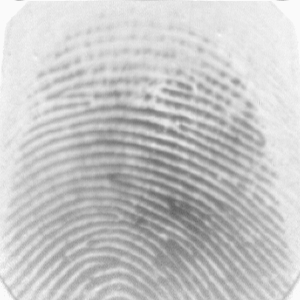
#> input picture data/fvc2002_db1_b/101_4.tif, 300 x 300 px
$ python -i preprocessing.py   (imports and definitions only)   (older library calls are emulated)
#> lines starting #> are read from the running program, lines starting #| are printed output that depends on the picture; after the words box and inside, x2 and y2 are one past the last pixel; in counts of white or black regions, pixels touching at a corner belong together
"""
Secure Fingerprint Authentication System
Module: core/preprocessing.py
Author: Antigravity AI
Description:
    Implements standard biometric preprocessing according to Hong, Wan, and Jain (1998):
    1. Contrast Normalization
    2. ROI Foreground Segmentation
    3. Ridge Orientation Field Estimation
    4. Gabor Filter Bank Construction and Ridge Enhancement
    5. Adaptive Binarization
    6. Morphological Thinning / Skeletonization
"""

import cv2
import numpy as np
from typing import Tuple, List, Dict, Any


def normalize_image(image: np.ndarray, target_mean: float = 128.0, target_var: float = 2500.0) -> np.ndarray:
    """
    Standardizes the dynamic range and contrast of the input fingerprint image.
    I'(x, y) = M0 + sqrt((V0 * (I(x, y) - M)^2) / V) if I(x, y) > M else M0 - ...
    """
    if len(image.shape) == 3:
        image = cv2.cvtColor(image, cv2.COLOR_BGR2GRAY)

    img_f = image.astype(np.float32)
    m = float(np.mean(img_f))
    v = float(np.var(img_f)) + 1e-6
    std = np.sqrt(v)
    target_std = np.sqrt(target_var)

    normalized = np.where(
        img_f > m,
        target_mean + np.sqrt(target_var * ((img_f - m) ** 2) / v),
        target_mean - np.sqrt(target_var * ((img_f - m) ** 2) / v)
    )
    return np.clip(normalized, 0, 255).astype(np.uint8)


def segment_roi(image: np.ndarray, block_size: int = 16, threshold_ratio: float = 0.1) -> Tuple[np.ndarray, Tuple[int, int]]:
    """
    Segments the fingerprint ridge foreground from background using local variance
    and morphological operations. Returns binary mask (0 or 255) and center of mass (cx, cy).
    """
    h, w = image.shape
    blurred = cv2.GaussianBlur(image, (7, 7), 0)
    _, thresh = cv2.threshold(blurred, 0, 255, cv2.THRESH_BINARY_INV + cv2.THRESH_OTSU)

    kernel = cv2.getStructuringElement(cv2.MORPH_ELLIPSE, (15, 15))
    mask = cv2.morphologyEx(thresh, cv2.MORPH_CLOSE, kernel)
    mask = cv2.morphologyEx(mask, cv2.MORPH_OPEN, cv2.getStructuringElement(cv2.MORPH_ELLIPSE, (7, 7)))

    M = cv2.moments(mask)
    if M['m00'] > 0:
        cx = int(M['m10'] / M['m00'])
        cy = int(M['m01'] / M['m00'])
    else:
        cx, cy = w // 2, h // 2

    return mask, (cx, cy)


def estimate_orientation_field(image: np.ndarray, block_size: int = 16) -> np.ndarray:
    """
    Estimates the dominant ridge orientation field using Rao's gradient method
    with continuous vector field Gaussian smoothing.
    """
    gx = cv2.Sobel(image.astype(np.float32), cv2.CV_32F, 1, 0, ksize=3)
    gy = cv2.Sobel(image.astype(np.float32), cv2.CV_32F, 0, 1, ksize=3)

    vx = 2.0 * gx * gy
    vy = (gx ** 2) - (gy ** 2)

    ksize = block_size * 2 + 1
    vx = cv2.GaussianBlur(vx, (ksize, ksize), 0)
    vy = cv2.GaussianBlur(vy, (ksize, ksize), 0)

    theta = 0.5 * np.arctan2(vx, vy)
    return theta


def build_gabor_filter_bank(
    num_orientations: int = 8,
    frequency: float = 0.10,
    ksize: int = 21,
    sigma: float = 4.0,
    gamma: float = 0.5
) -> List[np.ndarray]:
    """
    Constructs a bank of 2D Gabor filters across evenly spaced orientations in [0, pi).
    Each filter has zero DC bias to prevent uniform lighting shifts.
    """
    filters = []
    lambd = 1.0 / frequency
    for i in range(num_orientations):
        theta = i * np.pi / num_orientations
        kernel = cv2.getGaborKernel((ksize, ksize), sigma, theta, lambd, gamma, 0, ktype=cv2.CV_32F)
        kernel -= kernel.mean()  # Zero DC component
        filters.append(kernel)
    return filters


def filter_with_gabor_bank(image: np.ndarray, filters: List[np.ndarray]) -> List[np.ndarray]:
    """
    Convolves the normalized image with all filters in the Gabor filter bank.
    """
    img_f = image.astype(np.float32)
    return [cv2.filter2D(img_f, cv2.CV_32F, k) for k in filters]


def binarize_image(image: np.ndarray) -> np.ndarray:
    """
    Binarizes fingerprint image using Gaussian adaptive thresholding.
    Output: 255 for ridges, 0 for valleys.
    """
    blurred = cv2.GaussianBlur(image, (5, 5), 0)
    bin_img = cv2.adaptiveThreshold(
        blurred, 255, cv2.ADAPTIVE_THRESH_GAUSSIAN_C, cv2.THRESH_BINARY_INV, 15, 3
    )
    # Morphological closing to seal minute breaks along ridges
    kernel = cv2.getStructuringElement(cv2.MORPH_CROSS, (3, 3))
    bin_img = cv2.morphologyEx(bin_img, cv2.MORPH_CLOSE, kernel)
    return bin_img


def thin_skeleton(binary_image: np.ndarray) -> np.ndarray:
    """
    Morphological skeletonization producing a 1-pixel wide connected skeleton.
    Input: Binary image (0 or 255).
    Output: Skeleton image (0 or 255).
    """
    img = binary_image.copy()
    skel = np.zeros(img.shape, dtype=np.uint8)
    element = cv2.getStructuringElement(cv2.MORPH_CROSS, (3, 3))

    size = np.size(img)
    done = False
    while not done:
        eroded = cv2.erode(img, element)
        temp = cv2.dilate(eroded, element)
        temp = cv2.subtract(img, temp)
        skel = cv2.bitwise_or(skel, temp)
        img = eroded.copy()

        zeros = size - cv2.countNonZero(img)
        if zeros == size:
            done = True

    return skel


def preprocess_pipeline(image: np.ndarray) -> Dict[str, Any]:
    """
    Executes the complete preprocessing pipeline on a raw fingerprint image.
    Returns:
        Dict containing:
            'normalized': contrast-normalized image
            'mask': foreground ROI mask
            'center': ROI center coordinates (cx, cy)
            'orientation': orientation field theta
            'binarized': binarized ridge image
            'skeleton': 1-pixel thinned skeleton
            'gabor_filtered': list of Gabor filter responses
    """
    if len(image.shape) == 3:
        image = cv2.cvtColor(image, cv2.COLOR_BGR2GRAY)

    normalized = normalize_image(image)
    mask, center = segment_roi(normalized)
    orientation = estimate_orientation_field(normalized)
    binarized = binarize_image(normalized)
    skeleton = thin_skeleton(binarized)

    filters = build_gabor_filter_bank(num_orientations=8)
    gabor_filtered = filter_with_gabor_bank(normalized, filters)

    return {
        'normalized': normalized,
        'mask': mask,
        'center': center,
        'orientation': orientation,
        'binarized': binarized,
        'skeleton': skeleton,
        'gabor_filtered': gabor_filtered,
        'filters': filters
    }

>>> import cv2
>>> picture = cv2.imread('../data/fvc2002_db1_b/101_4.tif')
#> picture is the input picture: shape (300, 300, 3); min 100, max 250, mean 198.3
>>> result = preprocess_pipeline(picture)
#> in normalize_image, `m = float(np.mean(img_f))`: m = 198.3
#> in normalize_image, `v = float(np.var(img_f)) + 1e-6`: v = 934.2
#> in normalize_image, `std = np.sqrt(v)`: std = 30.57
#> in segment_roi, `_, thresh = cv2.threshold(blurred, 0, 255, cv2.THRESH_BINARY_INV + cv2..`:
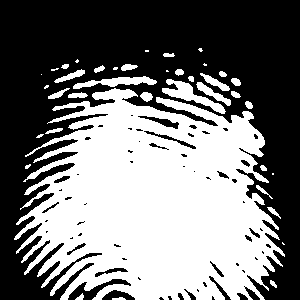
#> thresh: shape (300, 300); 46.5% white; 39 white regions (13 under 20 px), largest, box (x1, y1, x2, y2) and area: (14, 88, 285, 300) 38933, (162, 79, 226, 114) 663, (73, 76, 157, 89) 508
#> in segment_roi, `mask = cv2.morphologyEx(thresh, cv2.MORPH_CLOSE, kernel)`: mask: shape (300, 300); 59.4% white; 1 black region, box (x1, y1, x2, y2) and area: (0, 0, 300, 300) 36567
#> in segment_roi, `mask = cv2.morphologyEx(mask, cv2.MORPH_OPEN, cv2.getStructuringElemen..`:
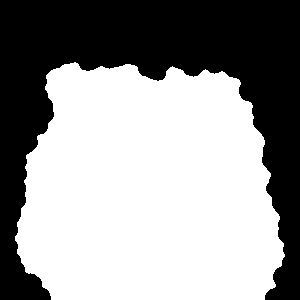
#> mask: shape (300, 300); 59.2% white; 1 black region, box (x1, y1, x2, y2) and area: (0, 0, 300, 300) 36758
#> in segment_roi, `M = cv2.moments(mask)`: M = moments, m00 13576710, centre m10/m00, m01/m00 = (148.4, 190)
#> in segment_roi, `cx = int(M['m10'] / M['m00'])`: cx = 148
#> in segment_roi, `cy = int(M['m01'] / M['m00'])`: cy = 190
#> in preprocess_pipeline, `mask, center = segment_roi(normalized)`: center = (148, 190)
#> in estimate_orientation_field, `vx = cv2.GaussianBlur(vx, (ksize, ksize), 0)`:
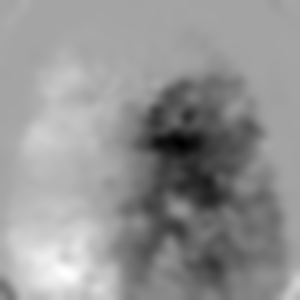
#> vx: shape (300, 300) float32; min -30391.7, max 16817, mean -3077.1; drawn with min black and max white
#> in estimate_orientation_field, `theta = 0.5 * np.arctan2(vx, vy)`:
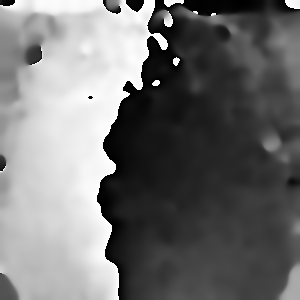
#> theta: shape (300, 300) float32; min -1.57, max 1.57, mean -0.166; drawn with min black and max white
#> in binarize_image, `bin_img = cv2.adaptiveThreshold( blurred, 255, cv2.ADAPTIVE_THRESH_GAU..`: bin_img: shape (300, 300); 36% white; 283 white regions (170 under 20 px), largest, box (x1, y1, x2, y2) and area: (0, 205, 240, 300) 5835, (2, 173, 300, 300) 3896, (8, 163, 293, 277) 1802
#> in binarize_image, `bin_img = cv2.morphologyEx(bin_img, cv2.MORPH_CLOSE, kernel)`:
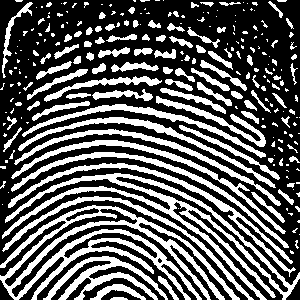
#> bin_img: shape (300, 300); 36.2% white; 252 white regions (149 under 20 px), largest, box (x1, y1, x2, y2) and area: (0, 205, 240, 300) 5891, (2, 173, 300, 300) 4445, (8, 163, 296, 277) 1823
#> in thin_skeleton, `size = np.size(img)`: size = 90000
#> the loop in thin_skeleton, `while not done:` made 5 passes
#> zeros on passes 1 to 5: 71045, 82679, 89183, 89969, 90000
#> pass 1, in thin_skeleton, `temp = cv2.subtract(img, temp)`:
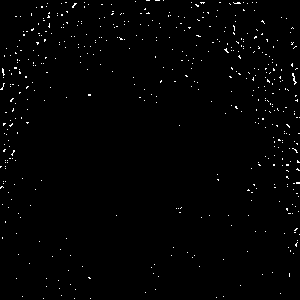
#> temp: shape (300, 300); 1.1% white in thin lines or dots
#> after the loop in thin_skeleton, `while not done:`: eroded: shape (300, 300); every value is 0
#> after the loop in thin_skeleton, `while not done:`:
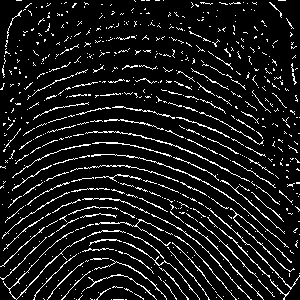
#> skel: shape (300, 300); 9.7% white in thin lines or dots
#> in preprocess_pipeline, `gabor_filtered = filter_with_gabor_bank(normalized, filters)`: gabor_filtered = 8 items
#> result = 8 items

$ run again, on data/fvc2002_db1_b/101_6.tif
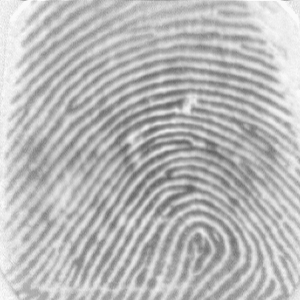
#> input picture data/fvc2002_db1_b/101_6.tif, 300 x 300 px
#> picture is the input picture: shape (300, 300, 3); min 97, max 250, mean 185.1
#> m = 185.1
#> v = 929.8
#> std = 30.49
#> in segment_roi, `_, thresh = cv2.threshold(blurred, 0, 255, cv2.THRESH_BINARY_INV + cv2..`:
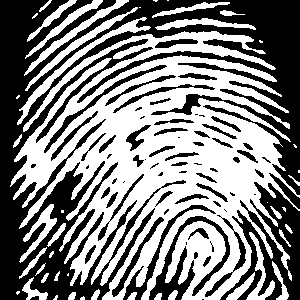
#> thresh: shape (300, 300); 51.2% white; 69 black regions (24 under 20 px), largest, box (x1, y1, x2, y2) and area: (0, 0, 300, 300) 31567, (220, 182, 300, 300) 4126, (149, 216, 230, 300) 1674
#> M = moments, m00 19195125, centre m10/m00, m01/m00 = (152.8, 155.1)
#> cx = 152
#> cy = 155
#> center = (152, 155)
#> size = 90000
#> the loop in thin_skeleton, `while not done:` made 6 passes
#> zeros on passes 1 to 6: 64063, 78118, 87700, 89830, 89990, 90000
#> after the loop in thin_skeleton, `while not done:`:
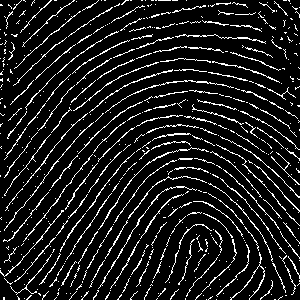
#> skel: shape (300, 300); 10.8% white in thin lines or dots
#> gabor_filtered = 8 items

$ run again, on data/fvc2002_db1_b/101_7.tif
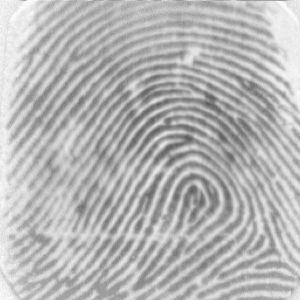
#> input picture data/fvc2002_db1_b/101_7.tif, 300 x 300 px
#> picture is the input picture: shape (300, 300, 3); min 88, max 250, mean 181.7
#> m = 181.7
#> v = 893.3
#> std = 29.89
#> in segment_roi, `_, thresh = cv2.threshold(blurred, 0, 255, cv2.THRESH_BINARY_INV + cv2..`:
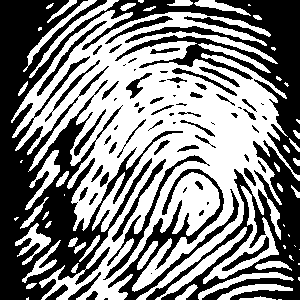
#> thresh: shape (300, 300); 51.3% white; 70 black regions (24 under 20 px), largest, box (x1, y1, x2, y2) and area: (0, 0, 300, 300) 28480, (146, 140, 300, 300) 6680, (108, 169, 239, 300) 2888
#> M = moments, m00 19065330, centre m10/m00, m01/m00 = (157.4, 153.1)
#> cx = 157
#> cy = 153
#> center = (157, 153)
#> size = 90000
#> the loop in thin_skeleton, `while not done:` made 6 passes
#> zeros on passes 1 to 6: 64299, 78787, 88008, 89848, 89989, 90000
#> after the loop in thin_skeleton, `while not done:`:
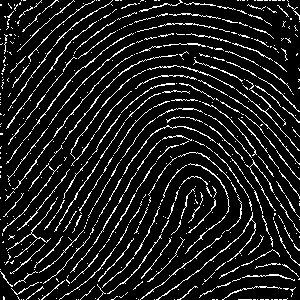
#> skel: shape (300, 300); 11.2% white in thin lines or dots
#> gabor_filtered = 8 items

$ run again, on data/fvc2002_db1_b/102_7.tif
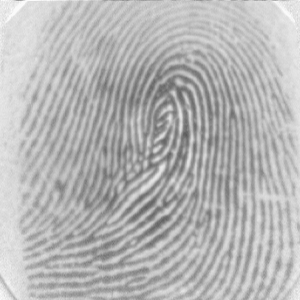
#> input picture data/fvc2002_db1_b/102_7.tif, 300 x 300 px
#> picture is the input picture: shape (300, 300, 3); min 90, max 250, mean 181.8
#> m = 181.8
#> v = 730.9
#> std = 27.04
#> thresh: shape (300, 300); 47.2% white; 77 white regions (38 under 20 px), largest, box (x1, y1, x2, y2) and area: (28, 28, 267, 300) 38946, (196, 234, 235, 300) 394, (231, 201, 247, 284) 348
#> M = moments, m00 15844170, centre m10/m00, m01/m00 = (155.2, 175)
#> cx = 155
#> cy = 175
#> center = (155, 175)
#> size = 90000
#> the loop in thin_skeleton, `while not done:` made 6 passes
#> zeros on passes 1 to 6: 70465, 85409, 89503, 89938, 89986, 90000
#> after the loop in thin_skeleton, `while not done:`:
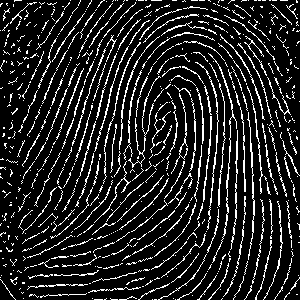
#> skel: shape (300, 300); 13.7% white in thin lines or dots
#> gabor_filtered = 8 items
